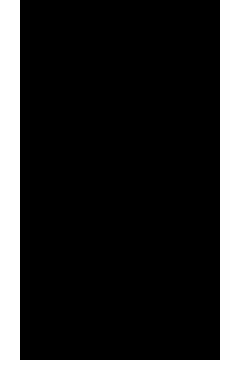
Frame 1 (no input)
Frame 60 (the mouse pressed at the canvas centre just before this capture): identical to frame 1, image omitted
Frame 120 (the mouse held since frame 60 and released just before this capture): identical to frame 1, image omitted

The Processing sketch that drew this single still picture (run headless with seeded random() and noise(); from frame 60 on, the mouse is pressed at the canvas centre):

// Processing sketch: tetris_more_like_betris
// ── tetris_more_like_betris.pde
final int a_width = 12;
final int a_height = 19;




final int blockWidth = 20;
final int blockHeight = 20;

void settings() {
  size(blockWidth * a_width, blockHeight * a_height);
}
void setup() {
}


void draw() {
  background(0);

  for (int x = 0; x < a_width; x += 1) {
    for (int y = 0; y < a_height; y += 1) {
      int i = y * a_width + x;
      String b = str(arena.charAt(i));
      color f = color(255);
      switch(b) {
        case "#":
        
        break;
        case ".":
        f = color(0);
        break;
      }
      fill(f);
      noStroke();
      rect(x * blockWidth, y * blockHeight, blockWidth, blockHeight);
    }
  }
}

// ── data.pde
String arena =     
  "#..........#" + 
  "#..........#" +
  "#..........#" +
  "#..........#" +
  "#..........#" +
  "#..........#" +
  "#..........#" + 
  "#..........#" +
  "#..........#" +
  "#..........#" +
  "#..........#" +
  "#..........#" +
  "#..........#" + 
  "#..........#" +
  "#..........#" +
  "#..........#" +
  "#..........#" +
  "#..........#" +
  "############";
  
String[] pieces = {
  ".#.." +
  ".#.." +
  ".#.." +
  ".#..",
  
  "...." +
  ".##." +
  ".#.." +
  ".#..",
  
  "...." +
  ".##." +
  "..#." +
  "..#.",
  
  "...." +
  ".###" +
  "..#." +
  "....",
  
  "...." +
  "...." +
  "##.." +
  "##..",
  
  "...." +
  ".##." +
  "##.." +
  "....",  
  
    
  "...." +
  ".##." +
  "..##" +
  "...."
};
